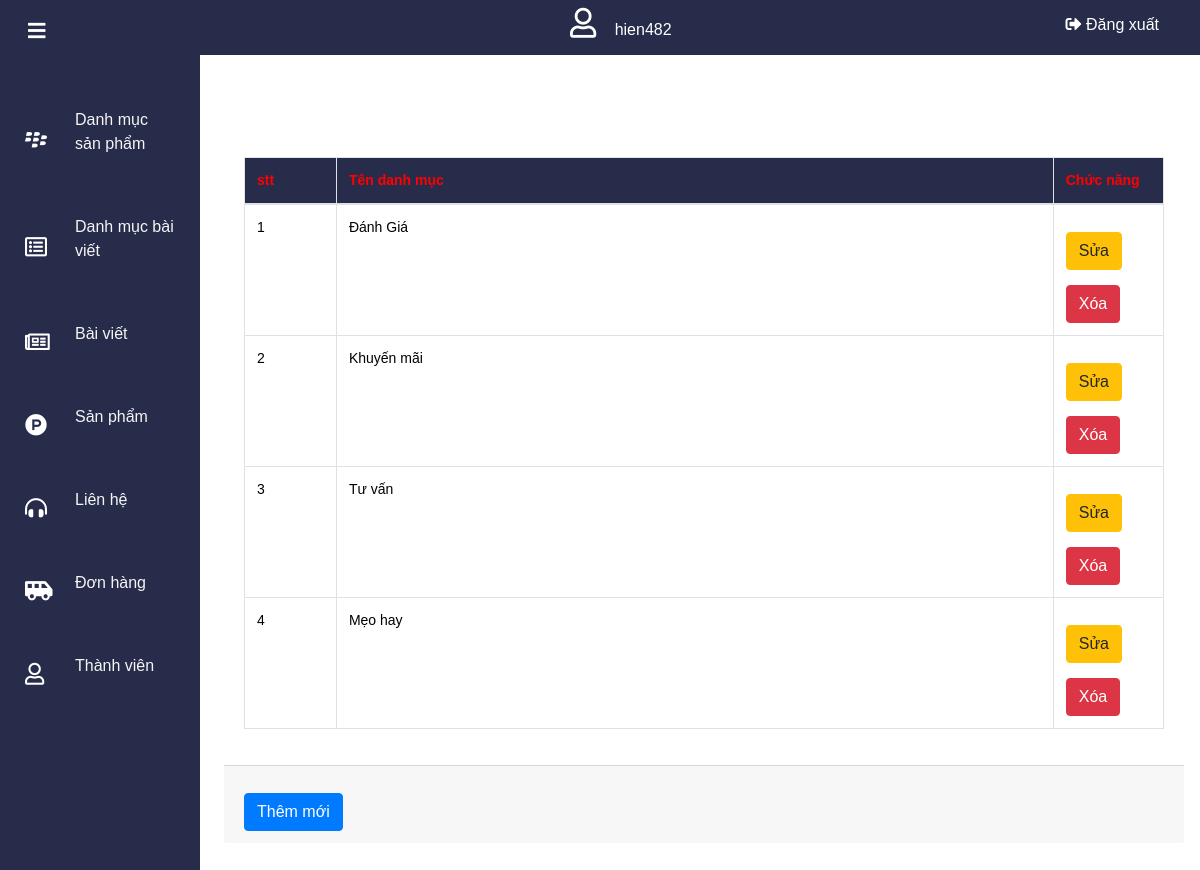
Screenshot of /admin/cate_news/index.php (signed in) with the database file from the repository.
### tables this page shows
CREATE TABLE IF NOT EXISTS `cate_news` (
  `id` int(11) NOT NULL AUTO_INCREMENT,
  `name` varchar(300) DEFAULT NULL,
  `created_at` datetime DEFAULT NULL,
  PRIMARY KEY (`id`)
);

### admin/cate_news/index.php (the view, shortened to what this page needs)
<?php
require_once('../../config/sql_cn.php');
if (isset($_POST['sbm'])) {
    $search = $_POST['search'];
    $sql = "SELECT * FROM cate_news  WHERE name LIKE '%$search%'";
    $query = mysqli_query($connect, $sql);
    $total_prd = mysqli_num_rows($query);
} else {
    $sql = "SELECT * FROM cate_news";
    $query = mysqli_query($connect, $sql);
}
?>
<!DOCTYPE html>
<html lang="en">
<head>
    <link rel="stylesheet" href="https://cdnjs.cloudflare.com/ajax/libs/font-awesome/5.15.3/css/all.min.css" />
    <link href="//maxcdn.bootstrapcdn.com/bootstrap/4.1.1/css/bootstrap.min.css" rel="stylesheet" id="bootstrap-css">
    <link rel="stylesheet" type="text/css" href="../../css/admin.css">
    <link rel="stylesheet" href="https://maxcdn.bootstrapcdn.com/bootstrap/4.0.0/css/bootstrap.min.css">
</head>
<body>
    <?php include '../header.php' ?>
    <main>
        <div class="card-body">
            <table class="table table-hover table-bordered">
                <thead style="background-color: #272c4a;">
                    <tr>
                        <th width="10%">stt</th>
                        <th>Tên danh mục</th>
                        <th width="12%">Chức năng</th>
                    </tr>
                </thead>
                <tbody>
                    <?php
                    $no = 1;
                    while ($row = mysqli_fetch_assoc($query)) { ?>
                        <tr>
                            <td>
                                <?php echo $no++; ?></th>
                            <td><?php echo $row['name']; ?></td>
                            <td>
                                <a class="btn btn-warning" href="sua_catenews.php?id=<?php echo $row['id']; ?>">Sửa</a>
                                <a onclick="return Del('<?= $row['name'] ?>')" class="btn btn-danger" href="xoa_catenews.php?id=<?php echo $row['id']; ?>"> Xóa</a>
                            </td>
                        </tr>
                    <?php } ?>
                </tbody>
            </table>
        </div>
        <div class="card-footer d-flex justify-content-between">
            <a href="them_catenews.php" class="btn btn-primary">Thêm mới</a>
        </div>
    </main>
</body>
</html>

### css/admin.css (style rules this page uses)
* { margin: 0; padding: 0; box-sizing: border-box; outline: none; font-family: "Poppins", sans-serif; }
body { background-color: #f4f4fb; }
main { min-height: 100%; padding: 5.1rem 1rem 2rem 14rem; transition: all 0.4s ease-in-out; }
table { width: 100%; border-collapse: collapse; background-color: #e4e5ec; }
table tr { color: #000; }
table th { color: red; padding: 0 5px; font-size: 1.2rem; }
table th, table td { padding: 1rem 0.5rem; text-align: left; font-size: 14px; }
.btn { margin-top: 15px; padding: 10px 25px; background-color: green; border: none; outline: none; border-radius: 5px; color: #fff; cursor: pointer; }

### rows the page displays
cate_news: name "Đánh Giá"
cate_news: name "Khuyến mãi"
cate_news: name "Tư vấn"
cate_news: name "Mẹo hay"

### other values shown
$_SESSION['user'] "hien482"
